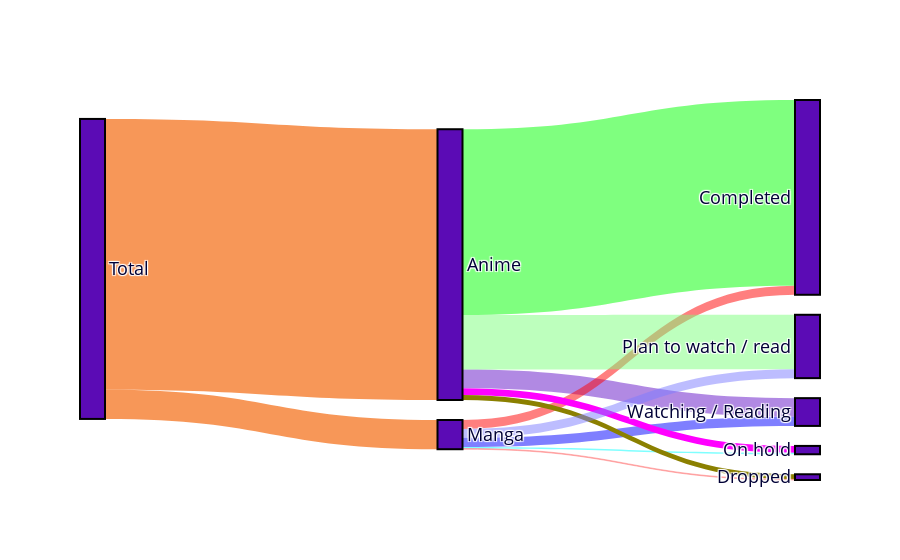

Notebook cell for this chart:
### Markdown cell above
### Plot 6

### Code cell
values = []

values.append(df_anime['total'].sum())
values.append(df_manga['total'].sum())
values.append(df_anime['watching'].sum())
values.append(df_manga['reading'].sum())
values.append(df_anime['completed'].sum())
values.append(df_manga['completed'].sum())
values.append(df_anime['on_hold'].sum())
values.append(df_manga['on_hold'].sum())
values.append(df_anime['dropped'].sum())
values.append(df_manga['dropped'].sum())
values.append(df_anime['plan_to_watch'].sum())
values.append(df_manga['plan_to_read'].sum())

colors = [       
  'rgba(244, 117, 33 , 0.75)',
  'rgba(244, 117, 33 , 0.75)',
  'rgba(100, 20, 200, 0.5)',
  'rgba(0, 0, 255, 0.5)',
  'rgba(0, 255, 0, 0.5)',
  'rgba(255, 0, 0, 0.5)',
  'rgba(255, 0, 255, 1)',
  'rgba(0, 255, 255, 0.5)',
  'rgba(139, 128, 0, 1)',
  'rgba(255, 125, 125, 0.5)',
  'rgba(125, 255, 125, 0.5)',
  'rgba(125, 125, 255, 0.5)'
]

fig = go.Figure(data=[go.Sankey(
    node = dict(
      pad = 20,
      thickness = 25,
      line = dict(color = 'black', width = 2),
      label = ["Total", "Anime", "Manga", "Watching / Reading", "Completed", "On hold", "Dropped", "Plan to watch / read"],
      color = '#5b0bb5'
    ),
    link = dict(
      source = [0, 0, 1, 2, 1, 2, 1, 2, 1, 2, 1, 2],
      target = [1, 2, 3, 3, 4, 4, 5, 5, 6, 6, 7, 7],
      value = values,
      color = colors
  ))])

fig.update_layout(font_size = 18)
fig.show()

### Figure 1 — Plotly figure (JSON) as saved in the notebook; plotly's stock layout.template omitted (floating-point values rounded to 4 significant figures)
{"data": [{"link": {"color": ["rgba(244, 117, 33 , 0.75)", "rgba(244, 117, 33 , 0.75)", "rgba(100, 20, 200, 0.5)", "rgba(0, 0, 255, 0.5)", "rgba(0, 255, 0, 0.5)", "rgba(255, 0, 0, 0.5)", "rgba(255, 0, 255, 1)", "rgba(0, 255, 255, 0.5)", "rgba(139, 128, 0, 1)", "rgba(255, 125, 125, 0.5)", "rgba(125, 255, 125, 0.5)", "rgba(125, 125, 255, 0.5)"], "source": [0, 0, 1, 2, 1, 2, 1, 2, 1, 2, 1, 2], "target": [1, 2, 3, 3, 4, 4, 5, 5, 6, 6, 7, 7], "value": [253891824, 27405366, 17449368, 8593944, 174179392, 8455463, 6386872, 1438507, 4684608, 692785, 51191584, 8224667]}, "node": {"color": "#5b0bb5", "label": ["Total", "Anime", "Manga", "Watching / Reading", "Completed", "On hold", "Dropped", "Plan to watch / read"], "line": {"color": "black", "width": 2}, "pad": 20, "thickness": 25}, "type": "sankey"}], "layout": {"font": {"size": 18}}}
